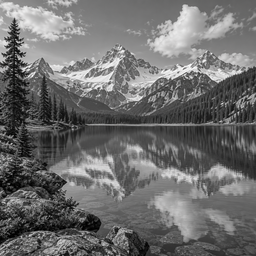
#> input picture testes/images2.png, 256 x 256 px, shrunk from 1254 x 1254 before the run
$ python trabalho4.py
#> lines starting #> are read from the running program, lines starting #| are printed output that depends on the picture
from PIL import Image
import numpy as np


def carregar_imagem(caminho):
    # Abre a imagem, converte para tons de cinza e cria uma matriz de pixels.
#> called with caminho = 'testes/images2.png'
    imagem = Image.open(caminho).convert("L")
    return np.array(imagem, dtype=np.float64)


def salvar_imagem(matriz, caminho):
    # Limita os pixels ao intervalo valido e salva a matriz como imagem.
    matriz = np.clip(matriz, 0, 255)
    matriz = matriz.astype(np.uint8)

    Image.fromarray(matriz).save(caminho)


def normalizar(imagem):
    # Ajusta os valores da imagem para o intervalo de 0 a 255.
    minimo = imagem.min()
    maximo = imagem.max()

    if maximo == minimo:
        return np.zeros_like(imagem)

    return ((imagem - minimo) / (maximo - minimo)) * 255


def aplicar_mascara(imagem, mascara):
    # Aplica uma mascara 3x3 em cada pixel e nos seus vizinhos.
    altura, largura = imagem.shape
#> altura = 256; largura = 256

    # Trata as bordas preenchendo os pixels externos com zeros.
    imagem_padding = np.pad(
        imagem,
        pad_width=1,
        mode="constant",
        constant_values=0
    )
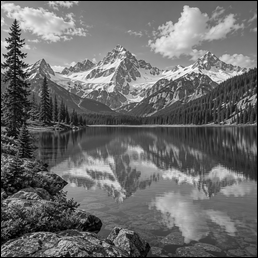
#> imagem_padding: shape (258, 258) float64; min 0, max 255, mean 107

    resultado = np.zeros_like(imagem)

    for y in range(altura):
        for x in range(largura):

            soma = 0

            for dy in range(3):
                for dx in range(3):

                    pixel = imagem_padding[y + dy, x + dx]
                    peso = mascara[dy, dx]

                    soma += pixel * peso

            resultado[y, x] = soma
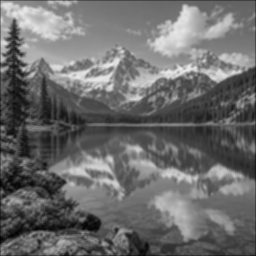
#> resultado: shape (256, 256) float64; min 2.22, max 236.2, mean 108.2

    return resultado

#Aplica um filtro de suavizacao para a imagem reduzindo os ruidos.
def filtro_media(imagem):
    # Calcula a media dos pixels vizinhos para suavizar a imagem.
    mascara = np.array([
        [1/9, 1/9, 1/9],
        [1/9, 1/9, 1/9],
        [1/9, 1/9, 1/9]
    ])

    return aplicar_mascara(imagem, mascara)

#Cria duas mascaras ,uma para detectar variacoes verticais e outra horizontais
def filtro_sobel(imagem):
    # Detecta bordas nas direcoes horizontal e vertical.
    sobel_x = np.array([
        [-1, -2, -1],
        [ 0,  0,  0],
        [ 1,  2,  1]
    ])

    sobel_y = np.array([
        [-1, 0, 1],
        [-2, 0, 2],
        [-1, 0, 1]
    ])

    gx = aplicar_mascara(imagem, sobel_x)
    gy = aplicar_mascara(imagem, sobel_y)

    # Combina as duas direcoes para calcular a intensidade das bordas.
    magnitude = np.sqrt(gx**2 + gy**2)

    return normalizar(magnitude)


# -------------------------
# Imagem
# -------------------------

imagem = carregar_imagem("testes/images2.png")


# -------------------------
# Filtro da Média
# -------------------------

media = filtro_media(imagem)

salvar_imagem(
    media,
    "results/resultado_media.png"
)


# -------------------------
# Laplaciano
# -------------------------

mascaras_laplaciano = [

    np.array([
        [0,  1, 0],
        [1, -4, 1],
        [0,  1, 0]
    ]),

    np.array([
        [1,  1, 1],
        [1, -8, 1],
        [1,  1, 1]
    ]),

    np.array([
        [ 0, -1,  0],
        [-1,  4, -1],
        [ 0, -1,  0]
    ]),

    np.array([
        [-1, -1, -1],
        [-1,  8, -1],
        [-1, -1, -1]
    ])
]


for i, mascara in enumerate(mascaras_laplaciano):

    resultado = aplicar_mascara(
        imagem,
        mascara
    )

    resultado = normalizar(resultado)

    salvar_imagem(
        resultado,
        f"results/laplaciano_{i + 1}.png"
    )
#> this loop made 4 passes
#> (minimo in normalizar, maximo in normalizar) on passes 1 to 4: (-419, 345), (-966, 756), (-345, 419), (-756, 966)
#> pass 1, `resultado = aplicar_mascara( imagem, mascara )`:
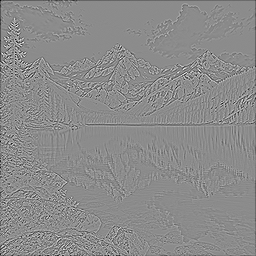
#> resultado: shape (256, 256) float64; min -419, max 345, mean -1.5; drawn with min black and max white
#> after the loop:
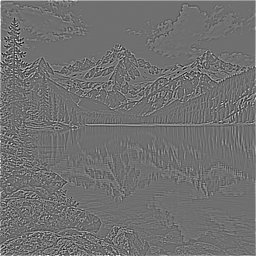
#> resultado: shape (256, 256) float64; min 0, max 255, mean 112.6


# -------------------------
# Sobel
# -------------------------

sobel = filtro_sobel(imagem)
#> after the loop in aplicar_mascara (call 6), `for y in range(altura):`:
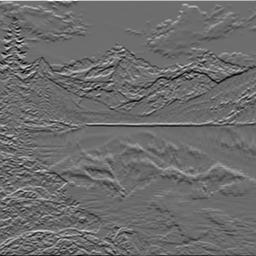
#> resultado: shape (256, 256) float64; min -606, max 816, mean -0.7; drawn with min black and max white
#> after the loop in aplicar_mascara (call 7), `for y in range(altura):`:
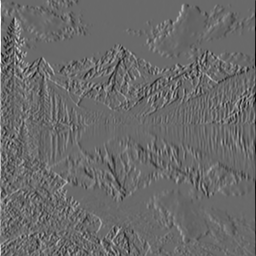
#> resultado: shape (256, 256) float64; min -617, max 869, mean -0.2; drawn with min black and max white
#> in filtro_sobel, `magnitude = np.sqrt(gx**2 + gy**2)`:
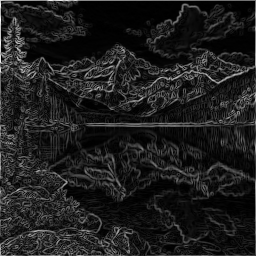
#> magnitude: shape (256, 256) float64; min 0, max 873.1, mean 104.9; drawn with min black and max white

salvar_imagem(
    sobel,
    "results/resultado_sobel.png"
)

$ run again, with testes/images.png copied over testes/images2.png
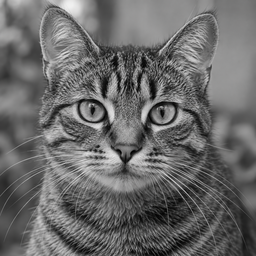
#> input picture testes/images.png, 256 x 256 px, shrunk from 1254 x 1254 before the run
#> the loop `for i, mascara in enumerate(mascaras_laplaciano): ` made 4 passes
#> (minimo in normalizar, maximo in normalizar) on passes 1 to 4: (-384, 333), (-957, 667), (-333, 384), (-667, 957)
#> after the loop in aplicar_mascara (call 7), `for y in range(altura):`:
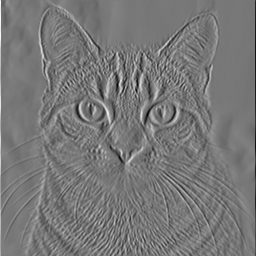
#> resultado: shape (256, 256) float64; min -622, max 698, mean 0.1; drawn with min black and max white
#> in filtro_sobel, `magnitude = np.sqrt(gx**2 + gy**2)`:
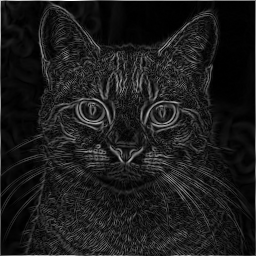
#> magnitude: shape (256, 256) float64; min 0, max 935, mean 102.5; drawn with min black and max white

$ run again, with testes/morfologia_digital.png copied over testes/images2.png
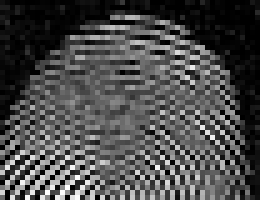
#> input picture testes/morfologia_digital.png, 52 x 40 px, shrunk from 255 x 194 before the run (shown 5 times larger)
#> in carregar_imagem, imagem is the input picture: PIL image 52x40 L; min 0, max 255, mean 74.5
#> the loop `for i, mascara in enumerate(mascaras_laplaciano): ` made 4 passes
#> (minimo in normalizar, maximo in normalizar) on passes 1 to 4: (-848, 722), (-1607, 1143), (-722, 848), (-1143, 1607)
#> after the loop in aplicar_mascara (call 7), `for y in range(altura):`:
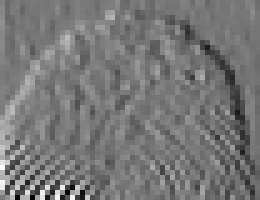
#> resultado: shape (40, 52) float64 (shown 5 times larger); min -556, max 628, mean -2.1; drawn with min black and max white
#> in filtro_sobel, `magnitude = np.sqrt(gx**2 + gy**2)`:
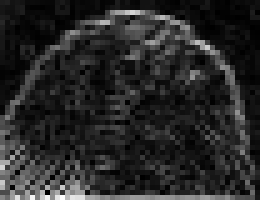
#> magnitude: shape (40, 52) float64 (shown 5 times larger); min 2, max 831, mean 133; drawn with min black and max white
